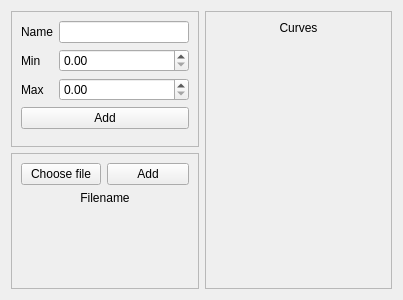
<?xml version="1.0" encoding="UTF-8"?>
<ui version="4.0">
 <class>Form</class>
 <widget class="QWidget" name="Form">
  <property name="geometry">
   <rect>
    <x>0</x>
    <y>0</y>
    <width>403</width>
    <height>300</height>
   </rect>
  </property>
  <property name="windowTitle">
   <string>Form</string>
  </property>
  <layout class="QGridLayout" name="gridLayout">
   <item row="0" column="0">
    <widget class="QFrame" name="frame">
     <property name="frameShape">
      <enum>QFrame::StyledPanel</enum>
     </property>
     <property name="frameShadow">
      <enum>QFrame::Raised</enum>
     </property>
     <layout class="QFormLayout" name="formLayout">
      <item row="0" column="0">
       <widget class="QLabel" name="label">
        <property name="text">
         <string>Name</string>
        </property>
       </widget>
      </item>
      <item row="0" column="1">
       <widget class="QLineEdit" name="lineEdit"/>
      </item>
      <item row="2" column="0">
       <widget class="QLabel" name="label_3">
        <property name="text">
         <string>Max</string>
        </property>
       </widget>
      </item>
      <item row="1" column="0">
       <widget class="QLabel" name="label_2">
        <property name="text">
         <string>Min</string>
        </property>
       </widget>
      </item>
      <item row="1" column="1">
       <widget class="QDoubleSpinBox" name="doubleSpinBox_2"/>
      </item>
      <item row="2" column="1">
       <widget class="QDoubleSpinBox" name="doubleSpinBox"/>
      </item>
      <item row="3" column="0" colspan="2">
       <widget class="QPushButton" name="pushButton">
        <property name="text">
         <string>Add</string>
        </property>
       </widget>
      </item>
     </layout>
    </widget>
   </item>
   <item row="1" column="0">
    <widget class="QFrame" name="frame_2">
     <property name="frameShape">
      <enum>QFrame::StyledPanel</enum>
     </property>
     <property name="frameShadow">
      <enum>QFrame::Raised</enum>
     </property>
     <layout class="QFormLayout" name="formLayout_2">
      <item row="0" column="0">
       <widget class="QPushButton" name="pushButton_2">
        <property name="text">
         <string>Choose file</string>
        </property>
       </widget>
      </item>
      <item row="0" column="1">
       <widget class="QPushButton" name="pushButton_3">
        <property name="text">
         <string>Add</string>
        </property>
       </widget>
      </item>
      <item row="1" column="0" colspan="2">
       <widget class="QLabel" name="fileNameLabel">
        <property name="text">
         <string>Filename</string>
        </property>
        <property name="alignment">
         <set>Qt::AlignCenter</set>
        </property>
       </widget>
      </item>
     </layout>
    </widget>
   </item>
   <item row="0" column="1" rowspan="2">
    <widget class="QFrame" name="frame_3">
     <property name="frameShape">
      <enum>QFrame::StyledPanel</enum>
     </property>
     <property name="frameShadow">
      <enum>QFrame::Raised</enum>
     </property>
     <layout class="QVBoxLayout" name="verticalLayout">
      <item>
       <widget class="QLabel" name="label_4">
        <property name="text">
         <string>Curves</string>
        </property>
        <property name="alignment">
         <set>Qt::AlignCenter</set>
        </property>
       </widget>
      </item>
      <item>
       <spacer name="verticalSpacer">
        <property name="orientation">
         <enum>Qt::Vertical</enum>
        </property>
        <property name="sizeHint" stdset="0">
         <size>
          <width>20</width>
          <height>40</height>
         </size>
        </property>
       </spacer>
      </item>
      <item>
       <spacer name="horizontalSpacer">
        <property name="orientation">
         <enum>Qt::Horizontal</enum>
        </property>
        <property name="sizeHint" stdset="0">
         <size>
          <width>40</width>
          <height>20</height>
         </size>
        </property>
       </spacer>
      </item>
     </layout>
    </widget>
   </item>
  </layout>
 </widget>
 <resources/>
 <connections/>
</ui>
